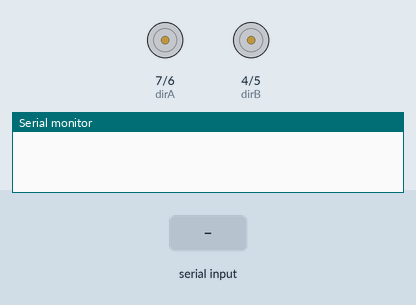
The sketch below on a simulated Arduino Uno, built with avr-gcc and run on an emulated ATmega328P. On the bench: direction and speed pins drawn as motors (green arrow = direction pin HIGH = forward, orange = LOW = backward, longer = more drive), the last lines printed to the serial monitor. The inputs (shaded band) are chosen by the test bench.

Above: at 1.2 s.
1.3 s: "F" received over the second serial link
At 1.6 s:
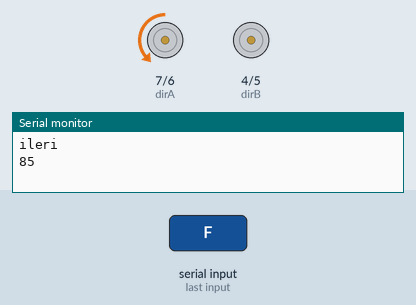
2.8 s: "R" received over the second serial link
At 3.9 s:
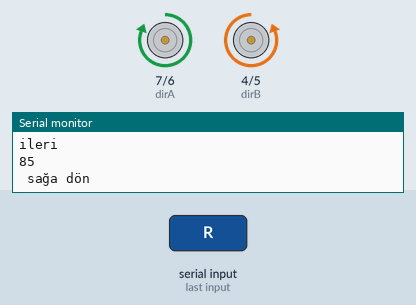
4.3 s: "L" received over the second serial link
At 5.1 s:
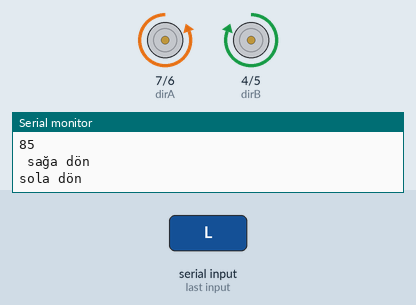
5.8 s: "B" received over the second serial link
At 6.2 s:
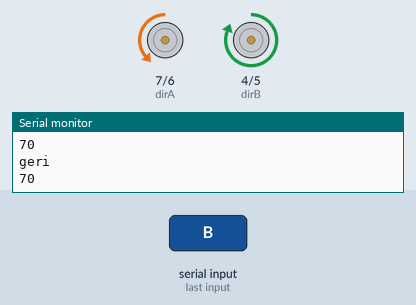
7.3 s: "S" received over the second serial link
At 7.9 s:
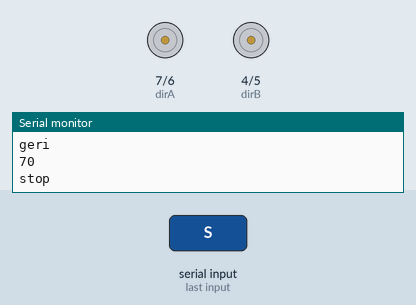
8.8 s: "G" received over the second serial link
At 9.7 s:
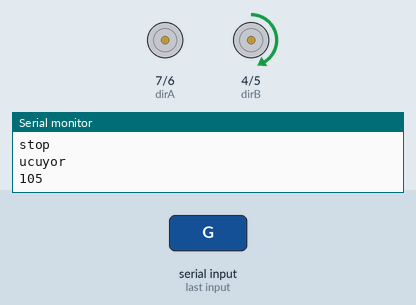
Timing chart, 0 to 11.3 s (numbered marks = the images above; inputs shaded):
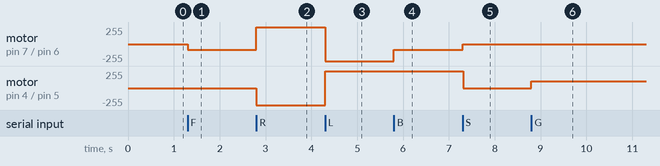

The sketch:

arduino_for_android_remote.ino
```cpp
#include <SoftwareSerial.h>
SoftwareSerial mySerial(10, 11); //RX, TX

int const PWMA = 6;
int const PWMB = 5;
int const dirA = 7;
int const dirB = 4;


void setup() {
  mySerial.begin(9600);
  pinMode(PWMA, OUTPUT);
  pinMode(PWMB, OUTPUT);
  pinMode(dirA, OUTPUT);
  pinMode(dirB, OUTPUT);

  digitalWrite(dirA, LOW);
  digitalWrite(dirB, LOW);
  analogWrite(PWMA, 0);
  analogWrite(PWMB, 0);

  Serial.begin(9600);
}

void loop() {

  if (mySerial.available() > 0) {

    int incomingByte = mySerial.read();

    static int yukari=95;
    static int kuyruk=70;
    switch (incomingByte) {
    case 'F':
      while(kuyruk<255){
        kuyruk=kuyruk+15;
        moveForward(kuyruk, true);
        Serial.println("ileri");
        Serial.println(kuyruk);
        break;
      }
      break;
    case 'R':
      turn(255, true);
      Serial.println(" sağa dön");
      break;
    case 'L':
      turn(255, false);
      Serial.println("sola dön");
      break;
    case 'B':
      while(kuyruk>0){
        kuyruk=kuyruk-15;
        moveForward(kuyruk, false);
        Serial.println("geri");
        Serial.println(kuyruk);
        break;
      }
      break;
    case 'S':
      moveForward(0, true);
      up(0, true);
      Serial.println("stop");
      kuyruk=90;
      yukari=90;
      break;

    case 'G':
      while(yukari<255){
        yukari=yukari+15;
        up(yukari, true);
        Serial.println("ucuyor");
        Serial.println(yukari);
        break;
      }
      break;

    case 'K':
      while(yukari>0){
        yukari =yukari-15;
        up(yukari, false);
        Serial.println("iniyor");
        Serial.println(yukari);
        break;
      }
      break;

    default:
      break;
    }
  }
}

void moveForward(int speedBot, boolean forward){
  if (forward){
    analogWrite(PWMA, speedBot);
    delay(15);
  }
  else{

    analogWrite(PWMA, speedBot);
    Serial.println(speedBot);
    delay(30);
  }
}

// for up
void up(int speedBot, boolean forward){
  if (forward){
    analogWrite(PWMB, speedBot);
    delay(15);
  }
  else{

    analogWrite(PWMB, speedBot);
    Serial.println(speedBot);
    delay(30);
  }


}

void turn(int speedBot, boolean right){
  if (right){
    digitalWrite(dirA, HIGH);
    digitalWrite(dirB, LOW);
  }
  else{
    digitalWrite(dirA, LOW);
    digitalWrite(dirB, HIGH);
  }
  analogWrite(PWMA, speedBot);
  analogWrite(PWMB, speedBot);
}
```

Measured:
- after the input at 1.3 s, motor on pin 7 (dirA) / pin 6 (PWMA): stopped → backward 85/255 at once
- after the input at 2.8 s, motor on pin 7 (dirA) / pin 6 (PWMA): backward 85/255 → forward 255/255 at once; motor on pin 4 (dirB) / pin 5 (PWMB): stopped → backward 255/255 at once
- after the input at 4.3 s, motor on pin 7 (dirA) / pin 6 (PWMA): forward 255/255 → backward 255/255 at once; motor on pin 4 (dirB) / pin 5 (PWMB): backward 255/255 → forward 255/255 at once
- after the input at 5.8 s, motor on pin 7 (dirA) / pin 6 (PWMA): backward 255/255 → backward 85/255 at once
- after the input at 7.3 s, motor on pin 7 (dirA) / pin 6 (PWMA): backward 85/255 → stopped at once; motor on pin 4 (dirB) / pin 5 (PWMB): forward 255/255 → stopped at once
- after the input at 8.8 s, motor on pin 4 (dirB) / pin 5 (PWMB): stopped → forward 105/255 at once
